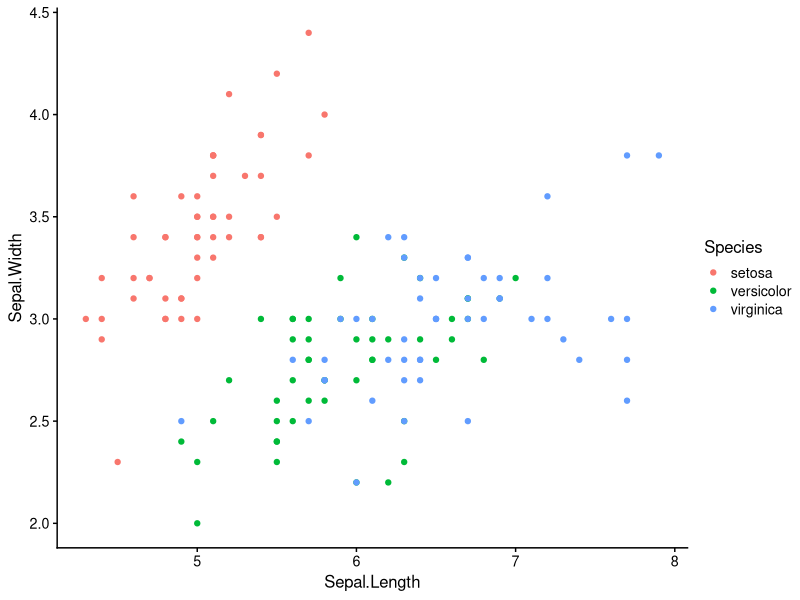
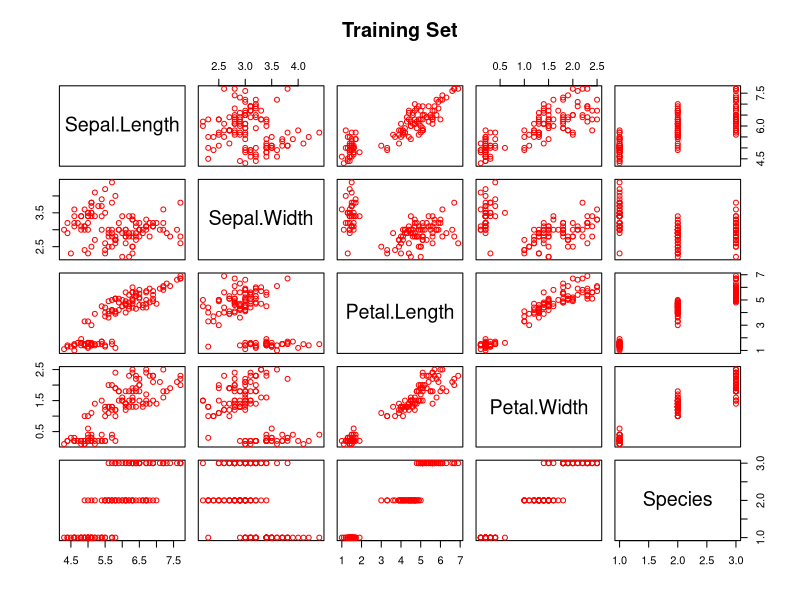
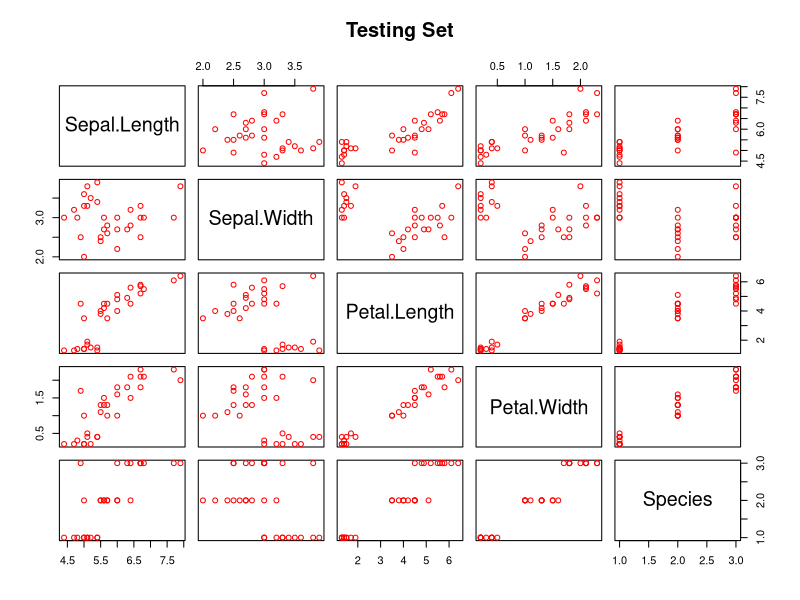
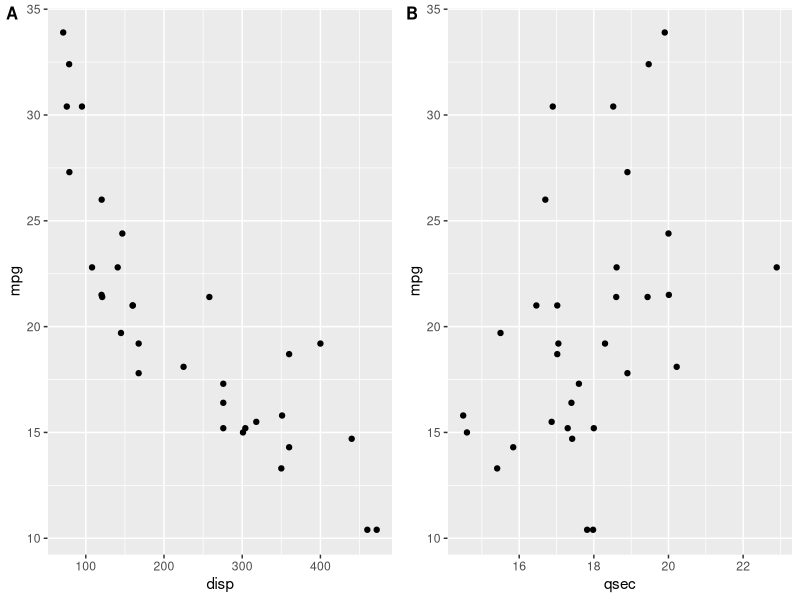

Here is the R script that generated these plots, in order: (Note: this script raises an error after producing the figures.)
####################################
# https://www.youtube.com/watch?v=dRqtLxZVRuw&ab_channel=DataProfessor #
# http://github.com/dataprofessor  #
####################################

# Importing libraries
library(datasets) # Contains the Iris data set
library(caret) # Package for machine learning algorithms / CARET stands for Classification And REgression Training

# Importing the Iris data set
data(iris)

# Check to see if there are missing data?
sum(is.na(iris))

library(ggplot2)
library(cowplot)
ggplot(iris, aes(Sepal.Length, Sepal.Width, color = Species)) + 
  geom_point() +
  theme_cowplot(12)

# To achieve reproducible model; set the random seed number
set.seed(100)

# Performs stratified random split of the data set
TrainingIndex <- createDataPartition(iris$Species, p=0.8, list = FALSE)
TrainingSet <- iris[TrainingIndex,] # Training Set
TestingSet <- iris[-TrainingIndex,] # Test Set

# Compare scatter plot of the 80 and 20 data subsets

plot(TrainingSet, main = "Training Set", col= "red")
plot(TestingSet, main = "Testing Set", col= "red")

p1 <- ggplot(mtcars, aes(disp, mpg)) + 
  geom_point()
p2 <- ggplot(mtcars, aes(qsec, mpg)) +
  geom_point()

plot_grid(p1, p2, labels = c('A', 'B'), label_size = 12)



###############################
# SVM model (polynomial kernel)

# Build Training model
Model <- train(Species ~ ., data = TrainingSet,
               method = "svmPoly",
               na.action = na.omit,
               preProcess=c("scale","center"),
               trControl= trainControl(method="none"),
               tuneGrid = data.frame(degree=1,scale=1,C=1)
)

# Build CV model
Model.cv <- train(Species ~ ., data = TrainingSet,
                  method = "svmPoly",
                  na.action = na.omit,
                  preProcess=c("scale","center"),
                  trControl= trainControl(method="cv", number=10),
                  tuneGrid = data.frame(degree=1,scale=1,C=1)
)


# Apply model for prediction
Model.training <-predict(Model, TrainingSet) # Apply model to make prediction on Training set
Model.testing <-predict(Model, TestingSet) # Apply model to make prediction on Testing set
Model.cv <-predict(Model.cv, TrainingSet) # Perform cross-validation

# Model performance (Displays confusion matrix and statistics)
Model.training.confusion <-confusionMatrix(Model.training, TrainingSet$Species)
Model.testing.confusion <-confusionMatrix(Model.testing, TestingSet$Species)
Model.cv.confusion <-confusionMatrix(Model.cv, TrainingSet$Species)

print(Model.training.confusion)
print(Model.testing.confusion)
print(Model.cv.confusion)

# Feature importance
Importance <- varImp(Model)
plot(Importance)
plot(Importance, col = "red")